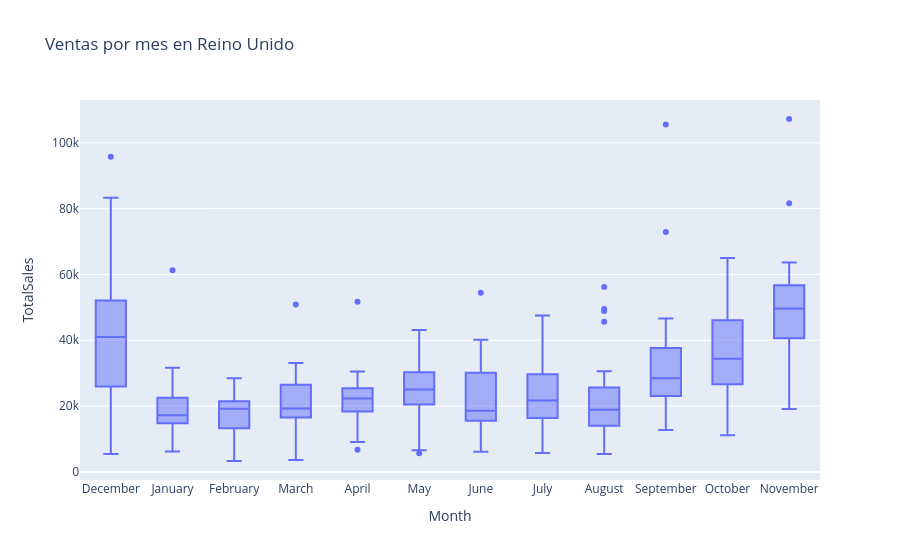

Notebook cell for this chart:
### Markdown cell above
### Distribución de las ventas por mes en Reino Unido
Para analizar la distribución de las ventas a lo largo del año se representa un boxplot por mes. Este tipo de gráficos permite tanto la dispersión de las ventas, la mediana de cada mes como detectar posibles valores atípicos.

### Code cell
# Creo la columna mes
df_uk['month_name'] = df_uk['Date'].dt.month_name()

# Agrupa por mes
mes_order = ['January', 'February', 'March', 'April', 'May', 'June', 'July', 'August', 'September', 'October','November','December']
df_uk['month_name'] = pd.Categorical(df_uk['month_name'] , categories=mes_order, ordered=True)

# Gráfico de boxplot
fig = px.box(df_uk, x='month_name', y='TotalSales', labels={'month_name': 'Month', 'TotalSales': 'TotalSales'}, title = 'Ventas por mes en Reino Unido')
fig.show()

### Figure 1 — Plotly figure (JSON) as saved in the notebook; plotly's stock layout.template omitted (floating-point values rounded to 4 significant figures; data arrays with more than 128 entries replaced by an {"elided": "..."} marker saying what was removed)
{"data": [{"alignmentgroup": "True", "hovertemplate": "Month=%{x}<br>TotalSales=%{y}<extra></extra>", "legendgroup": "", "marker": {"color": "#636efa"}, "name": "", "notched": false, "offsetgroup": "", "orientation": "v", "showlegend": false, "type": "box", "x": {"elided": "305 str values"}, "x0": " ", "xaxis": "x", "y": {"elided": "305 float values"}, "y0": " ", "yaxis": "y"}], "layout": {"boxmode": "group", "legend": {"tracegroupgap": 0}, "title": {"text": "Ventas por mes en Reino Unido"}, "xaxis": {"anchor": "y", "domain": [0, 1], "title": {"text": "Month"}}, "yaxis": {"anchor": "x", "domain": [0, 1], "title": {"text": "TotalSales"}}}}
